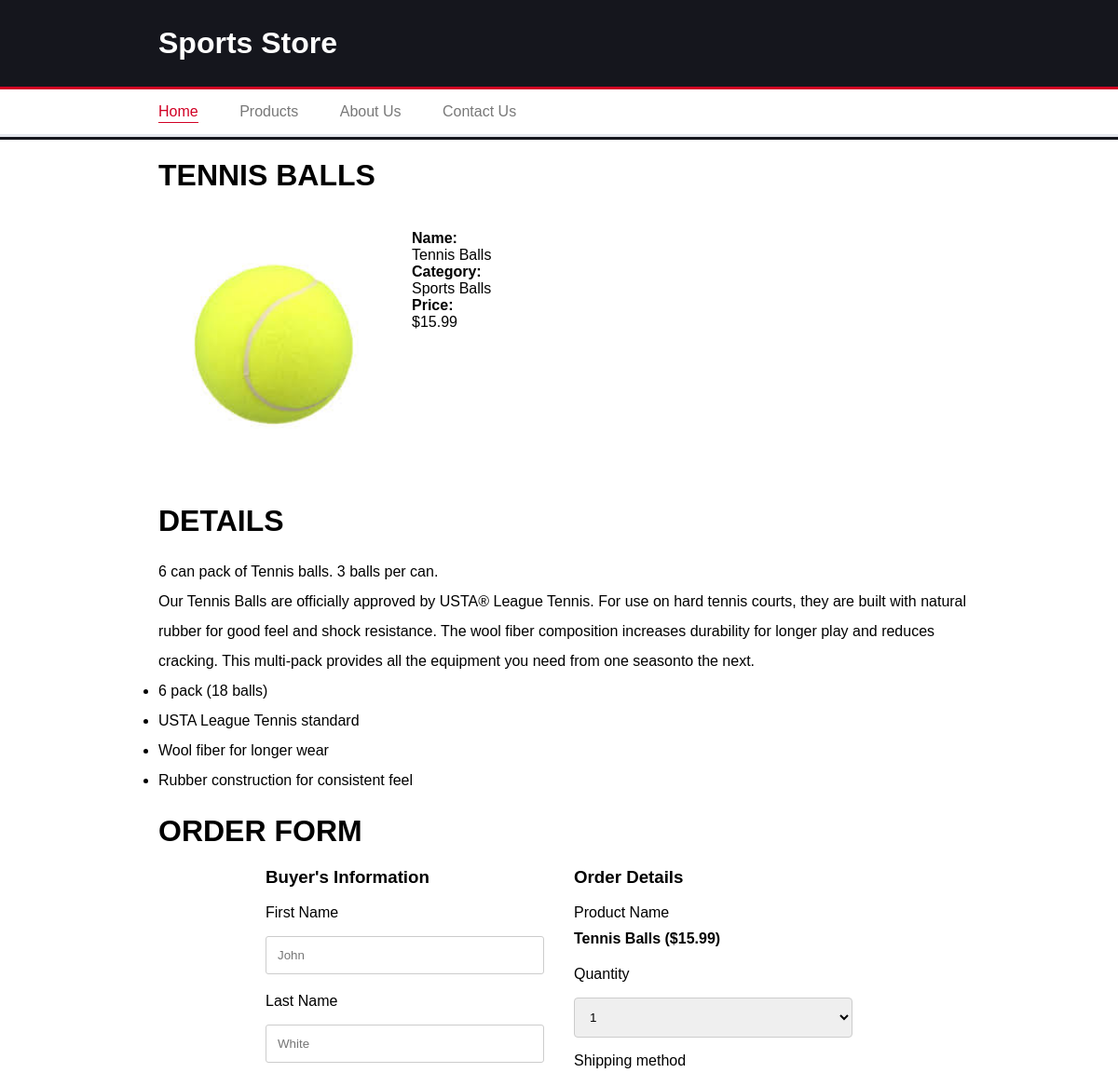
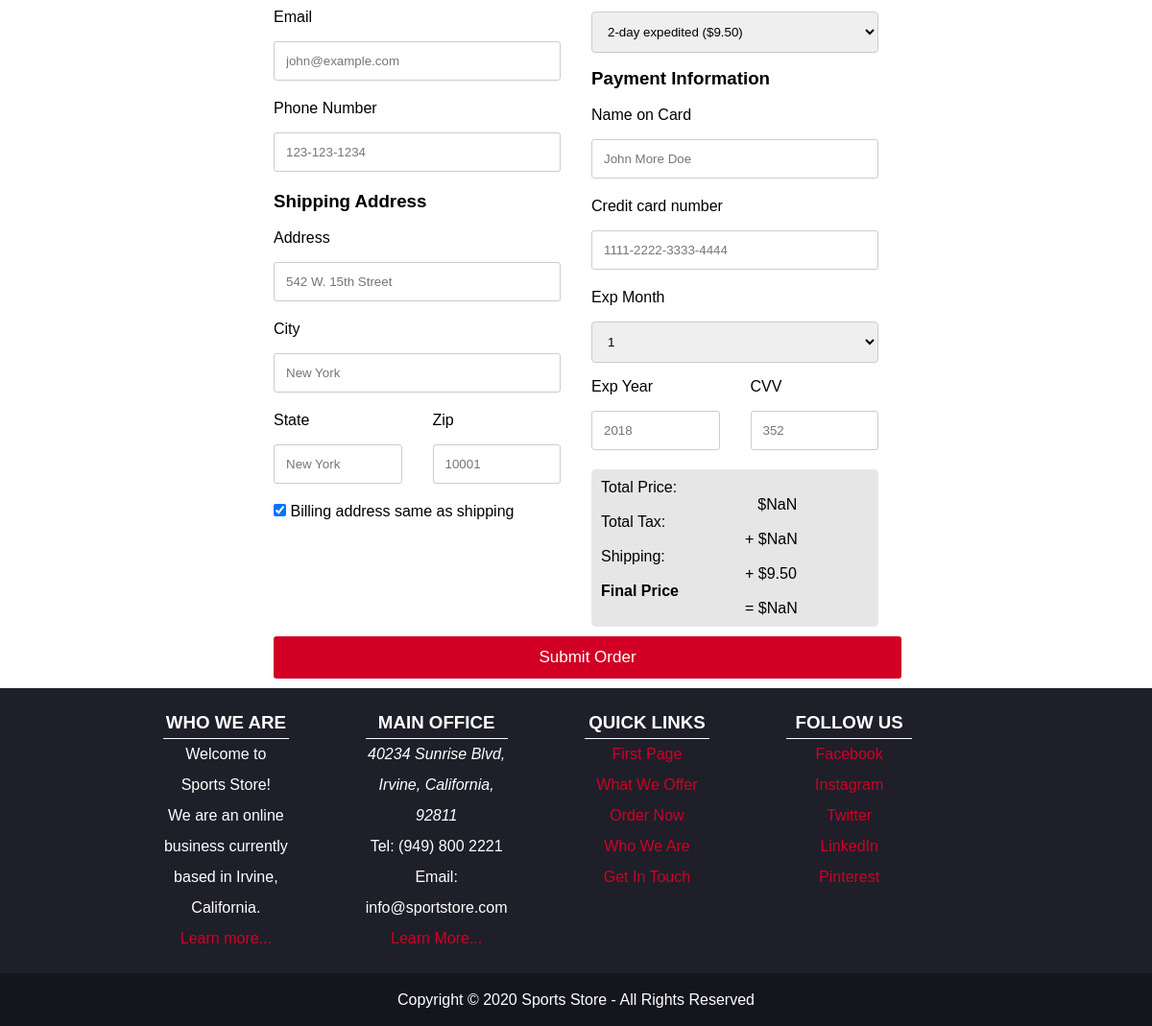
The app's page /assignment2/detail.php?id=3 with its own data (2 pictures, top to bottom).
### tables this page shows
CREATE TABLE `products` (
  `id` int(6) unsigned NOT NULL AUTO_INCREMENT,
  `name` varchar(50) NOT NULL,
  `summary` text NOT NULL,
  `thumbnail` varchar(50) NOT NULL,
  `category` varchar(30) NOT NULL,
  `detail` text NOT NULL,
  `price` float DEFAULT NULL,
  PRIMARY KEY (`id`)
);

### assignment2/detail.php (the view, shortened to what this page needs)
<?php
require_once "php/dbconnect.php";
$mysql = $pdo->prepare("SELECT * FROM products WHERE id=:id");
$mysql->execute(['id' => $_GET['id']]);
$stmt = $mysql->fetch();
?>
<?= file_get_contents("components/head.html"); ?>
<body>
    <div class="container">
        <?= file_get_contents("components/header.html"); ?>
        <div class="main">
            <div class="content">
                <h1><?= $stmt['name']; ?></h1>
                <table width="100%" cellspacing="20">
                    <tbody>
                        <tr>
                            <td width="30%" style="text-align: center;">
                                <img src="assets/<?= $stmt['thumbnail']; ?>" class="thumbnail" width="250"
                                    alt="<?= $stmt['name']; ?>" />
                            </td>
                            <td style="display: inline-block;">
                                <h4>Name:</h4>
                                <p><?= $stmt['name']; ?></p>
                                <h4>Category:</h4>
                                <p><?= $stmt['category']; ?></p>
                                <h4>Price:</h4>
                                <p id="unitPrice">$<?= $stmt['price']; ?></p>
                            </td>
                        </tr>
                    </tbody>
                </table>
                <h1>Details</h1>
                <div class="detail"><?= $stmt['detail']; ?></div>
            </div>
            <div class="content">
                <h1>Order Form</h1>
                <div class="orderform">
                    <form name="submitform" id="submitform" method="post" action="detail.php">
                        <div class="row">
                            <div class="col-50">
                                <h3>Buyer's Information</h3>
                                <br />
                                <label for="fname"> First Name</label>
                                <input type="text" id="fname" name="firstname" placeholder="John" required />
                                <label for="lname"> Last Name</label>
                                <input type="text" id="lname" name="lastname" placeholder="White" required />
                                <label for="email"> Email <?=(isset($error["email"]))?$error["email"]:"";?></label>
                                <input type="text" id="email" name="email" placeholder="john@example.com" required />
                                <label for="phone"> Phone Number <?=(isset($error["phone"]))?$error["phone"]:"";?></label>
                                <input type="text" id="phone" name="phone" placeholder="123-123-1234" required />
                                <h3>Shipping Address</h3>
                                <br />
                                <label for="adr"> Address</label>
                                <input type="text" id="adr" name="address" placeholder="542 W. 15th Street" required />
                                <label for="city"> City</label>
                                <input type="text" id="city" name="city" placeholder="New York" required />
                                <div class="row">
                                    <div class="col-50">
                                        <label for="state">State</label>
                                        <input type="text" id="state" name="state" placeholder="New York" required />
                                    </div>
                                    <div class="col-50">
                                        <label for="zip">Zip <?=(isset($error["zip"]))?$error["zip"]:"";?></label>
                                        <input type="text" id="zip" name="zip" placeholder="10001" required />
                                    </div>
                                </div>
                                <label>
                                    <input id="same-address" type="checkbox" checked="checked" name="sameaddr" />
                                    Billing address same as shipping
                                </label>
                                <br />
                            </div>
                            <div class="col-50">
                                <h3>Order Details</h3>
                                <br />
                                <label>Product Name</label>
                                <h4 style="margin-bottom: 20px;"><?= $stmt['name']; ?> ($<?= $stmt['price']; ?>)</h4>
                                <label for="quantity">Quantity <?=(isset($error["quantity"]))?$error["quantity"]:"";?></label>
                                <select id="quantity" onchange="updatePrice()" name="quantity">
                                    <option>1</option>
                                </select>
                                <label for="method">Shipping method</label>
                                <select id="method" name="method">
                                    <option selected>2-day expedited ($9.50)</option>
                                </select>
                                <h3>Payment Information</h3>
                                <br />
                                <label for="cname">Name on Card</label>
                                <input type="text" id="cname" name="cardname" placeholder="John More Doe" required />
                                <label for="ccnum">Credit card number</label>
                                <input type="text" id="ccnum" name="cardnumber" placeholder="1111-2222-3333-4444"
                                    required />
                                <label for="expmonth">Exp Month <?=(isset($error["expmonth"]))?$error["expmonth"]:"";?></label>
                                <select id="expmonth" name="expmonth" placeholder="September" required>
                                    <option selected>1</option>
                                </select>
                                <div class="row">
                                    <div class="col-50">
                                        <label for="expyear">Exp Year <?=(isset($error["expyear"]))?$error["expyear"]:"";?></label>
                                        <input type="text" id="expyear" name="expyear" placeholder="2018" required />
                                    </div>
                                    <div class="col-50">
                                        <label for="cvv">CVV <?=(isset($error["cvv"]))?$error["cvv"]:"";?></label>
                                        <input type="text" id="cvv" name="cvv" placeholder="352" required />
                                    </div>
                                    <br /><br />
                                </div>
                                <div id="price-table">
                                    <div>Total Price:</div>
                                    <div class="price-item">&nbsp; &nbsp;$<span id="total-price"></span></div>
                                    <div>Total Tax: </div>
                                    <div class="price-item">+ $<span id="tax-amount"></span></div>
                                    <div>
                                        <div>Shipping: </div>
                                        <div class="price-item">+ $<span id="shipping"></span></div>
                                    </div>
                                    <div>
                                        <h4>Final Price</h4>
                                        <div class="price-item">= $<span id="final-price"></span></div>
                                    </div>
                                </div>
                            </div>
                        </div>
                        <button type="submit" id="order-submit" class="js-submit-order btn" tabindex="0" id="formSubmit" name="purchase">
                            Submit Order
                        </button>
                    </form>
                </div>
            </div>
            <?= file_get_contents("components/footer.html"); ?>
        </div>
</body>
</html>

### assignment2/style.css (style rules this page uses)
* { margin: 0; padding: 0; box-sizing: content-box; }
html { font-family: Verdana, Geneva, Tahoma, sans-serif; }
a { text-decoration: none; }
.container form { margin-left: 15%; margin-right: 15%; }
.content { width: 75%; margin: 0 auto; }
.header { background-color: #15161d; height: 150px; }
.header h1 { color: #fff; padding: 28px 20px; }
.navbar { border-top: 3px solid #d10024; border-bottom: 3px solid #e4e7ed; display: block; background-color: #fff; }
.navbar li { list-style: none; display: inline-block; padding: 15px 20px; }
.navbar li a { color: #787878; transition: 0.2s; }
.navbar li a.active, .navbar li a:hover { padding-bottom: 3px; border-bottom: 1px solid #d10024; color: #d10024; }
.main h1 { text-transform: uppercase; margin: 20px; }
.main .detail { padding-left: 20px; margin-bottom: 20px; line-height: 2; }
.footer { background-color: #1e1f29; color: #fff; line-height: 55px; }
.footer h3 { border-bottom: 1px solid; }
.footer tr { display: flex; }
.footer td { padding-right: 80px; }
.footer .copyright { text-align: center; background-color: #15161d; }
.footer .content { line-height: 2em; }
.footer .content td { width: 22%; text-align: center; }
.footer .content a { display: block; color: #d10024; }
input[type=text], select, textarea { width: 100%; padding: 12px; border: 1px solid #ccc; border-radius: 4px; box-sizing: border-box; margin-top: 6px; margin-bottom: 16px; resize: vertical; }
.orderform .row { display: -ms-flexbox; display: flex; -ms-flex-wrap: wrap; flex-wrap: wrap; margin: 0 -16px; }
.orderform .col-50 { -ms-flex: 40%; flex: 40%; }
.orderform .col-25, .col-50, .col-75 { padding: 0 16px; }
.orderform input[type=text] { width: 100%; margin-bottom: 20px; padding: 12px; border: 1px solid #ccc; border-radius: 3px; }
.orderform label { margin-bottom: 10px; display: block; }
.orderform .btn { background-color: #d10024; color: white; padding: 12px; margin: 10px 0; border: none; width: 100%; border-radius: 3px; cursor: pointer; font-size: 17px; }
#price-table { background-color: #e6e6e6; padding: 10px; border-radius: 5px; }
#price-table .price-item { padding-left: 150px; }

### records on screen
products: name "TENNIS BALLS", thumbnail (picture), name "Tennis Balls", category "Sports Balls", price "15.99", detail "6 can pack of Tennis balls. 3 balls per can. Our Tennis Balls are officially approved by USTA® League Tennis. For use on hard tennis courts, they are built with natural rubber for good feel and shock resistance. The wool fiber composition increases durability for longer play and reduces cracking. This multi-pack provides all the equipment you need from one seasonto the next. 6 pack (18 balls) USTA League Tennis standard Wool fiber for longer wear Rubber construction for consistent feel"

### other values on screen
file_get_contents("components/header.html") "Sports Store Home Products About Us Contact Us"
